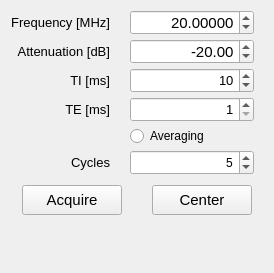
        <widget class="QWidget" name="manualAcqWidget">
         <property name="enabled">
          <bool>true</bool>
         </property>
         <property name="geometry">
          <rect>
           <x>0</x>
           <y>0</y>
           <width>274</width>
           <height>273</height>
          </rect>
         </property>
         <property name="autoFillBackground">
          <bool>true</bool>
         </property>
         <attribute name="label">
          <string>Manual Acquisition</string>
         </attribute>
         <layout class="QVBoxLayout" name="verticalLayout_4">
          <property name="spacing">
           <number>10</number>
          </property>
          <property name="leftMargin">
           <number>0</number>
          </property>
          <property name="topMargin">
           <number>10</number>
          </property>
          <property name="rightMargin">
           <number>0</number>
          </property>
          <property name="bottomMargin">
           <number>10</number>
          </property>
          <item>
           <layout class="QFormLayout" name="manualInputLayout">
            <property name="fieldGrowthPolicy">
             <enum>QFormLayout::ExpandingFieldsGrow</enum>
            </property>
            <property name="rowWrapPolicy">
             <enum>QFormLayout::DontWrapRows</enum>
            </property>
            <property name="horizontalSpacing">
             <number>20</number>
            </property>
            <property name="verticalSpacing">
             <number>4</number>
            </property>
            <property name="leftMargin">
             <number>10</number>
            </property>
            <property name="rightMargin">
             <number>20</number>
            </property>
            <item row="0" column="0">
             <widget class="QLabel" name="manualFreqLabel">
              <property name="sizePolicy">
               <sizepolicy hsizetype="Minimum" vsizetype="Preferred">
                <horstretch>0</horstretch>
                <verstretch>0</verstretch>
               </sizepolicy>
              </property>
              <property name="minimumSize">
               <size>
                <width>100</width>
                <height>0</height>
               </size>
              </property>
              <property name="font">
               <font>
                <pointsize>10</pointsize>
                <weight>50</weight>
                <bold>false</bold>
               </font>
              </property>
              <property name="text">
               <string>Frequency [MHz]</string>
              </property>
              <property name="alignment">
               <set>Qt::AlignRight|Qt::AlignTrailing|Qt::AlignVCenter</set>
              </property>
             </widget>
            </item>
            <item row="0" column="1">
             <widget class="QDoubleSpinBox" name="manualFreq_input">
              <property name="sizePolicy">
               <sizepolicy hsizetype="Expanding" vsizetype="Fixed">
                <horstretch>0</horstretch>
                <verstretch>0</verstretch>
               </sizepolicy>
              </property>
              <property name="minimumSize">
               <size>
                <width>90</width>
                <height>25</height>
               </size>
              </property>
              <property name="maximumSize">
               <size>
                <width>300</width>
                <height>25</height>
               </size>
              </property>
              <property name="font">
               <font>
                <pointsize>11</pointsize>
                <weight>50</weight>
                <bold>false</bold>
               </font>
              </property>
              <property name="alignment">
               <set>Qt::AlignRight|Qt::AlignTrailing|Qt::AlignVCenter</set>
              </property>
              <property name="decimals">
               <number>5</number>
              </property>
              <property name="maximum">
               <double>99.999989999999997</double>
              </property>
              <property name="singleStep">
               <double>0.020000000000000</double>
              </property>
              <property name="value">
               <double>20.000000000000000</double>
              </property>
             </widget>
            </item>
            <item row="1" column="0">
             <widget class="QLabel" name="manualAtLabel">
              <property name="sizePolicy">
               <sizepolicy hsizetype="Minimum" vsizetype="Preferred">
                <horstretch>0</horstretch>
                <verstretch>0</verstretch>
               </sizepolicy>
              </property>
              <property name="minimumSize">
               <size>
                <width>100</width>
                <height>0</height>
               </size>
              </property>
              <property name="font">
               <font>
                <pointsize>10</pointsize>
                <weight>50</weight>
                <bold>false</bold>
               </font>
              </property>
              <property name="autoFillBackground">
               <bool>false</bool>
              </property>
              <property name="text">
               <string>Attenuation [dB]</string>
              </property>
              <property name="alignment">
               <set>Qt::AlignRight|Qt::AlignTrailing|Qt::AlignVCenter</set>
              </property>
             </widget>
            </item>
            <item row="1" column="1">
             <widget class="QDoubleSpinBox" name="manualAt_input">
              <property name="sizePolicy">
               <sizepolicy hsizetype="Expanding" vsizetype="Fixed">
                <horstretch>0</horstretch>
                <verstretch>0</verstretch>
               </sizepolicy>
              </property>
              <property name="minimumSize">
               <size>
                <width>90</width>
                <height>25</height>
               </size>
              </property>
              <property name="maximumSize">
               <size>
                <width>300</width>
                <height>25</height>
               </size>
              </property>
              <property name="font">
               <font>
                <pointsize>11</pointsize>
                <weight>50</weight>
                <bold>false</bold>
               </font>
              </property>
              <property name="alignment">
               <set>Qt::AlignRight|Qt::AlignTrailing|Qt::AlignVCenter</set>
              </property>
              <property name="minimum">
               <double>-32.000000000000000</double>
              </property>
              <property name="maximum">
               <double>-1.000000000000000</double>
              </property>
              <property name="singleStep">
               <double>0.250000000000000</double>
              </property>
              <property name="value">
               <double>-20.000000000000000</double>
              </property>
             </widget>
            </item>
            <item row="4" column="1">
             <widget class="QRadioButton" name="manualAvg_enable">
              <property name="text">
               <string>Averaging</string>
              </property>
             </widget>
            </item>
            <item row="2" column="1">
             <widget class="QSpinBox" name="manualTI_input">
              <property name="sizePolicy">
               <sizepolicy hsizetype="Expanding" vsizetype="Fixed">
                <horstretch>0</horstretch>
                <verstretch>0</verstretch>
               </sizepolicy>
              </property>
              <property name="minimumSize">
               <size>
                <width>90</width>
                <height>25</height>
               </size>
              </property>
              <property name="maximumSize">
               <size>
                <width>300</width>
                <height>25</height>
               </size>
              </property>
              <property name="font">
               <font>
                <pointsize>10</pointsize>
               </font>
              </property>
              <property name="alignment">
               <set>Qt::AlignRight|Qt::AlignTrailing|Qt::AlignVCenter</set>
              </property>
              <property name="minimum">
               <number>1</number>
              </property>
              <property name="maximum">
               <number>100000</number>
              </property>
              <property name="singleStep">
               <number>100</number>
              </property>
              <property name="value">
               <number>10</number>
              </property>
             </widget>
            </item>
            <item row="3" column="1">
             <widget class="QSpinBox" name="manualTE_input">
              <property name="sizePolicy">
               <sizepolicy hsizetype="Expanding" vsizetype="Fixed">
                <horstretch>0</horstretch>
                <verstretch>0</verstretch>
               </sizepolicy>
              </property>
              <property name="minimumSize">
               <size>
                <width>90</width>
                <height>25</height>
               </size>
              </property>
              <property name="maximumSize">
               <size>
                <width>300</width>
                <height>25</height>
               </size>
              </property>
              <property name="font">
               <font>
                <pointsize>10</pointsize>
               </font>
              </property>
              <property name="alignment">
               <set>Qt::AlignRight|Qt::AlignTrailing|Qt::AlignVCenter</set>
              </property>
              <property name="minimum">
               <number>1</number>
              </property>
              <property name="maximum">
               <number>100000</number>
              </property>
              <property name="singleStep">
               <number>10</number>
              </property>
             </widget>
            </item>
            <item row="2" column="0">
             <widget class="QLabel" name="manualTILabel">
              <property name="minimumSize">
               <size>
                <width>100</width>
                <height>0</height>
               </size>
              </property>
              <property name="font">
               <font>
                <pointsize>10</pointsize>
               </font>
              </property>
              <property name="text">
               <string>TI [ms]</string>
              </property>
              <property name="alignment">
               <set>Qt::AlignRight|Qt::AlignTrailing|Qt::AlignVCenter</set>
              </property>
             </widget>
            </item>
            <item row="3" column="0">
             <widget class="QLabel" name="manualTELabel">
              <property name="minimumSize">
               <size>
                <width>100</width>
                <height>0</height>
               </size>
              </property>
              <property name="font">
               <font>
                <pointsize>10</pointsize>
               </font>
              </property>
              <property name="text">
               <string>TE [ms]</string>
              </property>
              <property name="alignment">
               <set>Qt::AlignRight|Qt::AlignTrailing|Qt::AlignVCenter</set>
              </property>
             </widget>
            </item>
            <item row="5" column="1">
             <widget class="QSpinBox" name="manualAvg_input">
              <property name="sizePolicy">
               <sizepolicy hsizetype="Expanding" vsizetype="Fixed">
                <horstretch>0</horstretch>
                <verstretch>0</verstretch>
               </sizepolicy>
              </property>
              <property name="minimumSize">
               <size>
                <width>90</width>
                <height>25</height>
               </size>
              </property>
              <property name="maximumSize">
               <size>
                <width>300</width>
                <height>25</height>
               </size>
              </property>
              <property name="alignment">
               <set>Qt::AlignRight|Qt::AlignTrailing|Qt::AlignVCenter</set>
              </property>
              <property name="value">
               <number>5</number>
              </property>
             </widget>
            </item>
            <item row="5" column="0">
             <widget class="QLabel" name="manualAvgCycLabel">
              <property name="minimumSize">
               <size>
                <width>100</width>
                <height>0</height>
               </size>
              </property>
              <property name="font">
               <font>
                <pointsize>10</pointsize>
               </font>
              </property>
              <property name="text">
               <string>Cycles</string>
              </property>
              <property name="alignment">
               <set>Qt::AlignRight|Qt::AlignTrailing|Qt::AlignVCenter</set>
              </property>
             </widget>
            </item>
           </layout>
          </item>
          <item>
           <layout class="QHBoxLayout" name="manualBtnLayout">
            <property name="leftMargin">
             <number>10</number>
            </property>
            <property name="rightMargin">
             <number>10</number>
            </property>
            <item>
             <spacer name="horizontalSpacer_5">
              <property name="orientation">
               <enum>Qt::Horizontal</enum>
              </property>
              <property name="sizeHint" stdset="0">
               <size>
                <width>40</width>
                <height>20</height>
               </size>
              </property>
             </spacer>
            </item>
            <item>
             <widget class="QPushButton" name="manualAcquire_btn">
              <property name="sizePolicy">
               <sizepolicy hsizetype="Fixed" vsizetype="Fixed">
                <horstretch>0</horstretch>
                <verstretch>0</verstretch>
               </sizepolicy>
              </property>
              <property name="minimumSize">
               <size>
                <width>100</width>
                <height>30</height>
               </size>
              </property>
              <property name="maximumSize">
               <size>
                <width>100</width>
                <height>30</height>
               </size>
              </property>
              <property name="font">
               <font>
                <pointsize>11</pointsize>
               </font>
              </property>
              <property name="text">
               <string>Acquire</string>
              </property>
              <property name="flat">
               <bool>false</bool>
              </property>
             </widget>
            </item>
            <item>
             <spacer name="horizontalSpacer_6">
              <property name="orientation">
               <enum>Qt::Horizontal</enum>
              </property>
              <property name="sizeType">
               <enum>QSizePolicy::Fixed</enum>
              </property>
              <property name="sizeHint" stdset="0">
               <size>
                <width>20</width>
                <height>20</height>
               </size>
              </property>
             </spacer>
            </item>
            <item>
             <widget class="QPushButton" name="manualCenter_btn">
              <property name="sizePolicy">
               <sizepolicy hsizetype="Fixed" vsizetype="Fixed">
                <horstretch>0</horstretch>
                <verstretch>0</verstretch>
               </sizepolicy>
              </property>
              <property name="minimumSize">
               <size>
                <width>100</width>
                <height>30</height>
               </size>
              </property>
              <property name="maximumSize">
               <size>
                <width>100</width>
                <height>30</height>
               </size>
              </property>
              <property name="font">
               <font>
                <pointsize>11</pointsize>
               </font>
              </property>
              <property name="text">
               <string>Center</string>
              </property>
              <property name="flat">
               <bool>false</bool>
              </property>
             </widget>
            </item>
            <item>
             <spacer name="horizontalSpacer_7">
              <property name="orientation">
               <enum>Qt::Horizontal</enum>
              </property>
              <property name="sizeHint" stdset="0">
               <size>
                <width>40</width>
                <height>20</height>
               </size>
              </property>
             </spacer>
            </item>
           </layout>
          </item>
          <item>
           <spacer name="verticalSpacer">
            <property name="orientation">
             <enum>Qt::Vertical</enum>
            </property>
            <property name="sizeHint" stdset="0">
             <size>
              <width>20</width>
              <height>40</height>
             </size>
            </property>
           </spacer>
          </item>
         </layout>
        </widget>
